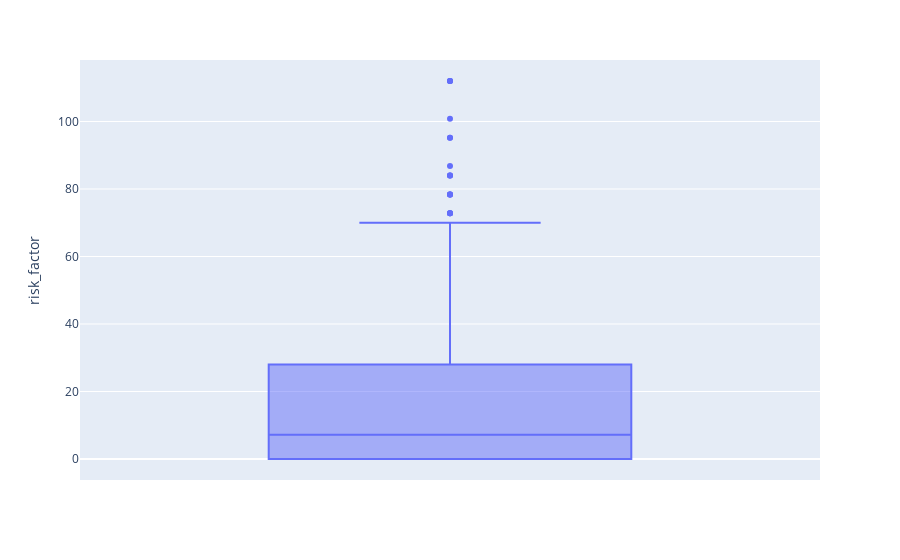

The cell this chart's notebook holds for it:
### Markdown cell above
#### Risk_factor

### Code cell
fig = px.box(subset, y='risk_factor')
fig.show()

### Figure 1 — Plotly figure (JSON) as saved in the notebook; plotly's stock layout.template omitted (floating-point values rounded to 4 significant figures; data arrays with more than 128 entries replaced by an {"elided": "..."} marker saying what was removed)
{"data": [{"alignmentgroup": "True", "hovertemplate": "risk_factor=%{y}<extra></extra>", "legendgroup": "", "marker": {"color": "#636efa"}, "name": "", "notched": false, "offsetgroup": "", "orientation": "v", "showlegend": false, "type": "box", "x0": " ", "xaxis": "x", "y": {"elided": "297 float values"}, "y0": " ", "yaxis": "y"}], "layout": {"boxmode": "group", "legend": {"tracegroupgap": 0}, "margin": {"t": 60}, "xaxis": {"anchor": "y", "domain": [0, 1]}, "yaxis": {"anchor": "x", "domain": [0, 1], "title": {"text": "risk_factor"}}}}
